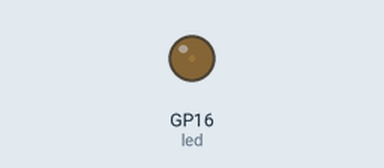
Simulated run of this program. Board: Raspberry Pi Pico running MicroPython. Shown: output pins drawn as LEDs (lit = HIGH).

Above: at 0.05 s.
At 0.6 s:
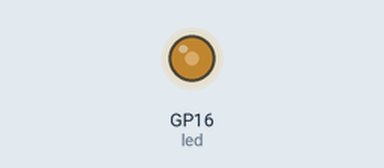
At 1.2 s:
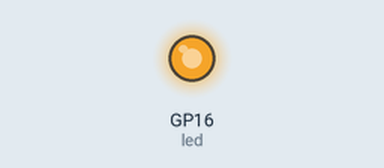
At 2.35 s:
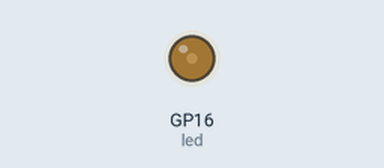
Timing chart, 0 to 6.1 s (numbered marks = the images above):
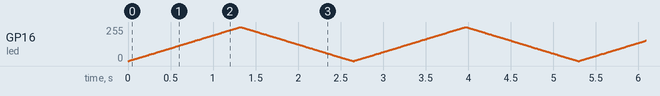

The program:

2.py
```python
from machine import Pin, PWM
from utime import sleep

led = PWM(Pin(16))
led.freq(1000)

while True:

    for i in range(0, 65535, 500):
        led.duty_u16(i)
        sleep(0.01)

    for i in range(65535, 0, -500):
        led.duty_u16(i)
        sleep(0.01)
```
